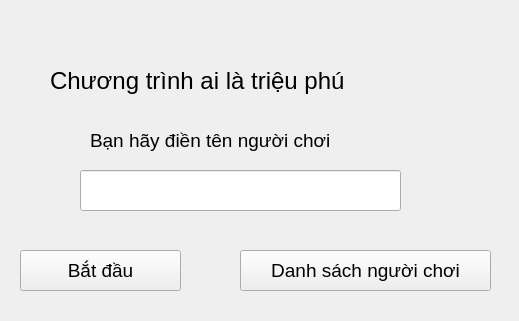
<?xml version="1.0" encoding="UTF-8"?>
<ui version="4.0">
 <class>ManHinhDangNhap</class>
 <widget class="QWidget" name="ManHinhDangNhap">
  <property name="geometry">
   <rect>
    <x>0</x>
    <y>0</y>
    <width>519</width>
    <height>321</height>
   </rect>
  </property>
  <property name="font">
   <font>
    <pointsize>14</pointsize>
   </font>
  </property>
  <property name="windowTitle">
   <string>Form</string>
  </property>
  <widget class="QLabel" name="label">
   <property name="geometry">
    <rect>
     <x>50</x>
     <y>50</y>
     <width>391</width>
     <height>61</height>
    </rect>
   </property>
   <property name="font">
    <font>
     <pointsize>18</pointsize>
    </font>
   </property>
   <property name="text">
    <string>Chương trình ai là triệu phú</string>
   </property>
  </widget>
  <widget class="QLabel" name="label_2">
   <property name="geometry">
    <rect>
     <x>90</x>
     <y>110</y>
     <width>311</width>
     <height>61</height>
    </rect>
   </property>
   <property name="font">
    <font>
     <pointsize>14</pointsize>
    </font>
   </property>
   <property name="text">
    <string>Bạn hãy điền tên người chơi</string>
   </property>
  </widget>
  <widget class="QLineEdit" name="lineEdit_ten">
   <property name="geometry">
    <rect>
     <x>80</x>
     <y>170</y>
     <width>321</width>
     <height>41</height>
    </rect>
   </property>
  </widget>
  <widget class="QPushButton" name="pb_start">
   <property name="geometry">
    <rect>
     <x>20</x>
     <y>250</y>
     <width>161</width>
     <height>41</height>
    </rect>
   </property>
   <property name="font">
    <font>
     <pointsize>14</pointsize>
    </font>
   </property>
   <property name="text">
    <string>Bắt đầu</string>
   </property>
  </widget>
  <widget class="QPushButton" name="pb_danhSach">
   <property name="geometry">
    <rect>
     <x>240</x>
     <y>250</y>
     <width>251</width>
     <height>41</height>
    </rect>
   </property>
   <property name="font">
    <font>
     <pointsize>14</pointsize>
    </font>
   </property>
   <property name="text">
    <string>Danh sách người chơi</string>
   </property>
  </widget>
 </widget>
 <resources/>
 <connections/>
</ui>
